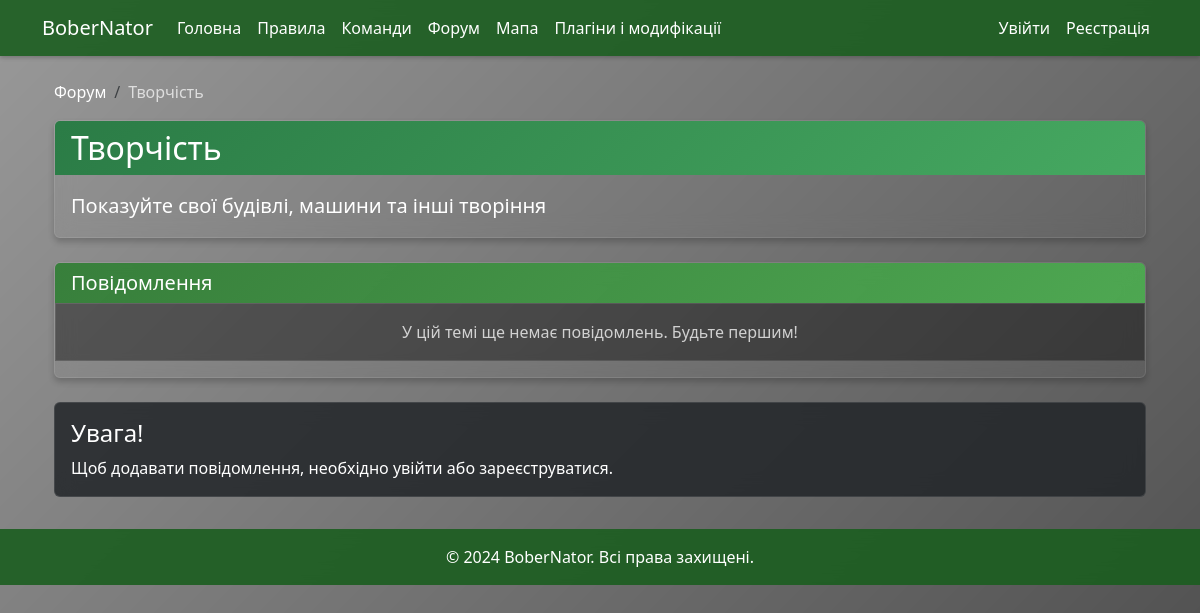
The page /forum/topic/6 on the database its author committed.
### app.py (models this page shows)
class ForumTopic(db.Model):
    id = db.Column(db.Integer, primary_key=True)
    title = db.Column(db.String(200), nullable=False)
    description = db.Column(db.Text, nullable=False)
    messages = db.relationship('ForumMessage', backref='topic', lazy=True)

### app.py (the view, shortened to what this page needs)
@app.route('/forum/topic/<int:topic_id>', methods=['GET', 'POST'])
def forum_topic(topic_id):
    topic = ForumTopic.query.get_or_404(topic_id)
    page = request.args.get('page', 1, type=int)
    messages_query = ForumMessage.query.filter_by(topic_id=topic_id)
    pinned_messages = messages_query.filter_by(is_pinned=True).order_by(ForumMessage.created_at.desc()).all()
    regular_messages = messages_query.filter_by(is_pinned=False).order_by(ForumMessage.created_at.desc())
    pagination = regular_messages.paginate(
        page=page,
        per_page=10,
        error_out=False
    )
    all_messages = pinned_messages + pagination.items
    if current_user.is_authenticated:
        user_votes = {vote.message_id: vote.vote_type
                     for vote in MessageVote.query.filter(
                         MessageVote.user_id == current_user.id,
                         MessageVote.message_id.in_([m.id for m in all_messages])
                     ).all()}
    else:
        user_votes = {}
    return render_template('forum_topic.html',
                         topic=topic,
                         all_messages=all_messages,
                         pagination=pagination,
                         user_votes=user_votes)

### app.py (called while the page is built)
@app.before_request
def before_request():
    logger.info(f'Отримано запит: {request.method} {request.path}')

@app.after_request
def after_request(response):
    logger.info(f'Відповідь: {response.status}')
    return response

### templates/forum_topic.html (shortened to what this page needs)
{% extends "base.html" %}
{% block content %}
<div class="container mt-4">
    <nav aria-label="breadcrumb">
        <ol class="breadcrumb">
            <li class="breadcrumb-item"><a href="{{ url_for('forum') }}">Форум</a></li>
            <li class="breadcrumb-item active">{{ topic.title }}</li>
        </ol>
    </nav>
    <div class="card bg-transparent mb-4">
        <div class="card-header bg-primary text-white">
            <h1 class="h2 mb-0">{{ topic.title }}</h1>
        </div>
        <div class="card-body text-white">
            <p class="lead mb-0">{{ topic.description }}</p>
        </div>
    </div>
    <div class="card bg-transparent">
        <div class="card-header text-white">
            <h2 class="h5 mb-0">Повідомлення</h2>
        </div>
        <div class="messages-container">
            {% for message in all_messages %}
            <div class="message-card p-3 {% if message.is_pinned %}pinned{% endif %}" id="message-{{ message.id }}">
                {% if message.parent %}
                <div class="reply-to-info">
                    Відповідь на повідомлення від <strong>{{ message.parent.author.username }}</strong>
                    <a class="reply-link" href="#message-{{ message.parent_id }}">(перейти до повідомлення)</a>
                    <br>
                    <small class="text-white opacity-75">{{ message.parent.content[:100] }}{% if message.parent.content|length > 100 %}...{% endif %}</small>
                </div>
                {% endif %}
                <div class="d-flex justify-content-between align-items-center mb-2">
                    <h6 class="mb-0 text-white">{{ message.author.username }}</h6>
                    <small class="text-white opacity-75">{{ message.created_at.strftime('%d.%m.%Y %H:%M') }}</small>
                </div>
                <p class="mb-3 text-white">{{ message.content }}</p>
                {% if message.image_path %}
                <div class="message-image mb-2">
                    <img src="{{ url_for('static', filename='uploads/' + message.image_path) }}"
                         class="img-fluid rounded"
                         style="max-height: 300px;"
                         alt="Прикріплене зображення">
                </div>
                {% endif %}
                <div class="message-stats">
                    {% if current_user.is_authenticated %}
                    <div class="stat-item">
                        <button class="vote-button like-btn {% if message.id in user_votes and user_votes[message.id] == true %}active{% endif %}"
                                onclick="voteMessage('{{ message.id }}', 'like')"
                                title="Подобається">
                            <i class="fas fa-heart"></i>
                        </button>
                        <span class="likes-count">{{ message.likes_count }}</span>
                    </div>
                    <div class="stat-item">
                        <button class="vote-button dislike-btn {% if message.id in user_votes and user_votes[message.id] == false %}active{% endif %}"
                                onclick="voteMessage('{{ message.id }}', 'dislike')"
                                title="Не подобається">
                            <i class="fas fa-heart-crack"></i>
                        </button>
                        <span class="dislikes-count">{{ message.dislikes_count }}</span>
                    </div>
                    {% if current_user.is_admin %}
                    <div class="stat-item">
                        <button class="pin-button {% if message.is_pinned %}active{% endif %}"
                                onclick="pinMessage('{{ message.id }}')"
                                title="{% if message.is_pinned %}Відкріпити{% else %}Закріпити{% endif %} повідомлення">
                            <i class="fas fa-map-pin"></i>
                        </button>
                        <button class="delete-button"
                                onclick="deleteMessage('{{ message.id }}')"
                                title="Видалити повідомлення">
                            <i class="fas fa-trash"></i>
                        </button>
                    </div>
                    {% endif %}
                    {% else %}
                    <div class="stat-item">
                        <i class="fas fa-heart"></i>
                        <span>{{ message.likes_count }}</span>
                    </div>
                    <div class="stat-item">
                        <i class="fas fa-heart-crack"></i>
                        <span>{{ message.dislikes_count }}</span>
                    </div>
                    {% endif %}
                    <div class="stat-item">
                        <i class="fas fa-reply"></i>
                        <span>{{ message.replies_count }}</span>
                    </div>
                </div>
                {% if current_user.is_authenticated %}
                <div class="mt-2">
                    <button class="btn btn-sm btn-outline-light reply-btn"
                            onclick="toggleReplyForm('{{ message.id }}')">
                        Відповісти
                    </button>
                </div>
                <div class="reply-form" id="reply-form-{{ message.id }}">
                    <form method="POST" action="{{ url_for('reply_to_message', message_id=message.id) }}" enctype="multipart/form-data">
                        <div class="mb-3">
                            <textarea class="form-control bg-dark text-white"
                                      name="content"
                                      rows="2"
                                      required
                                      placeholder="Ваша відповідь..."></textarea>
                        </div>
                        <div class="mb-3">
                            <label class="form-label text-white">Зображення (необов'язково)</label>
                            <input type="file" class="form-control bg-dark text-white" name="image" accept="image/*">
                        </div>
                        <button type="submit" class="btn btn-sm btn-primary">Відправити відповідь</button>
                        <button type="button" class="btn btn-sm btn-outline-light"
                                onclick="toggleReplyForm('{{ message.id }}')">
                            Скасувати
                        </button>
                    </form>
                </div>
                {% endif %}
            </div>
            {% else %}
            <div class="message-card p-3 text-center">
                <p class="mb-0 text-white opacity-75">У цій темі ще немає повідомлень. Будьте першим!</p>
            </div>
            {% endfor %}
        </div>
    </div>
    {% if not current_user.is_authenticated %}
    <div class="alert alert-info mt-4">
        <h4 class="alert-heading">Увага!</h4>
        <p class="mb-0">Щоб додавати повідомлення, необхідно <a href="{{ url_for('login') }}">увійти</a> або <a href="{{ url_for('register') }}">зареєструватися</a>.</p>
    </div>
    {% endif %}
</div>
{% endblock %}

### templates/base.html (style rules this page uses)
:root { --primary-color: #2e7d32; --secondary-color: #4caf50; --light-color: #e8f5e9; --dark-color: #1b5e20; --overlay-color: rgba(0, 0, 0, 0.4); --card-bg: rgba(33, 37, 41, 0.85); }
body { background: url('/static/images/background.png') no-repeat center center fixed; background-size: cover; color: #ffffff; position: relative; min-height: 100vh; }
body::before { content: ''; position: fixed; top: 0; left: 0; width: 100%; height: 100%; background: linear-gradient(135deg, var(--overlay-color), rgba(0, 0, 0, 0.7)); z-index: -1; }
.card { background: var(--card-bg); border: 1px solid rgba(255, 255, 255, 0.1); box-shadow: 0 4px 6px rgba(0,0,0,0.2); transition: all 0.3s ease; animation: fadeIn 1s ease-out; backdrop-filter: blur(10px); color: #ffffff; }
.card-header { background: linear-gradient(135deg, rgba(46, 125, 50, 0.9), rgba(76, 175, 80, 0.9)); color: #ffffff; border: none; }
.alert { background: var(--card-bg); border: 1px solid rgba(255, 255, 255, 0.1); color: #ffffff; backdrop-filter: blur(10px); }
::placeholder { color: #aaaaaa !important; }
a { color: #ffffff; text-decoration: none; }
h1, h2, h3, h4, h5, h6 { color: #ffffff; }

### templates/forum_topic.html (style rules this page uses)
.message-card { background: rgba(0, 0, 0, 0.4); border: 1px solid rgba(255, 255, 255, 0.1); margin-bottom: 1rem; }
.breadcrumb-item a { color: #ffffff; text-decoration: none; }
.breadcrumb-item.active { color: rgba(255, 255, 255, 0.7); }

### rows shown on the page
ForumTopic: title "Творчість", description "Показуйте свої будівлі, машини та інші творіння"
